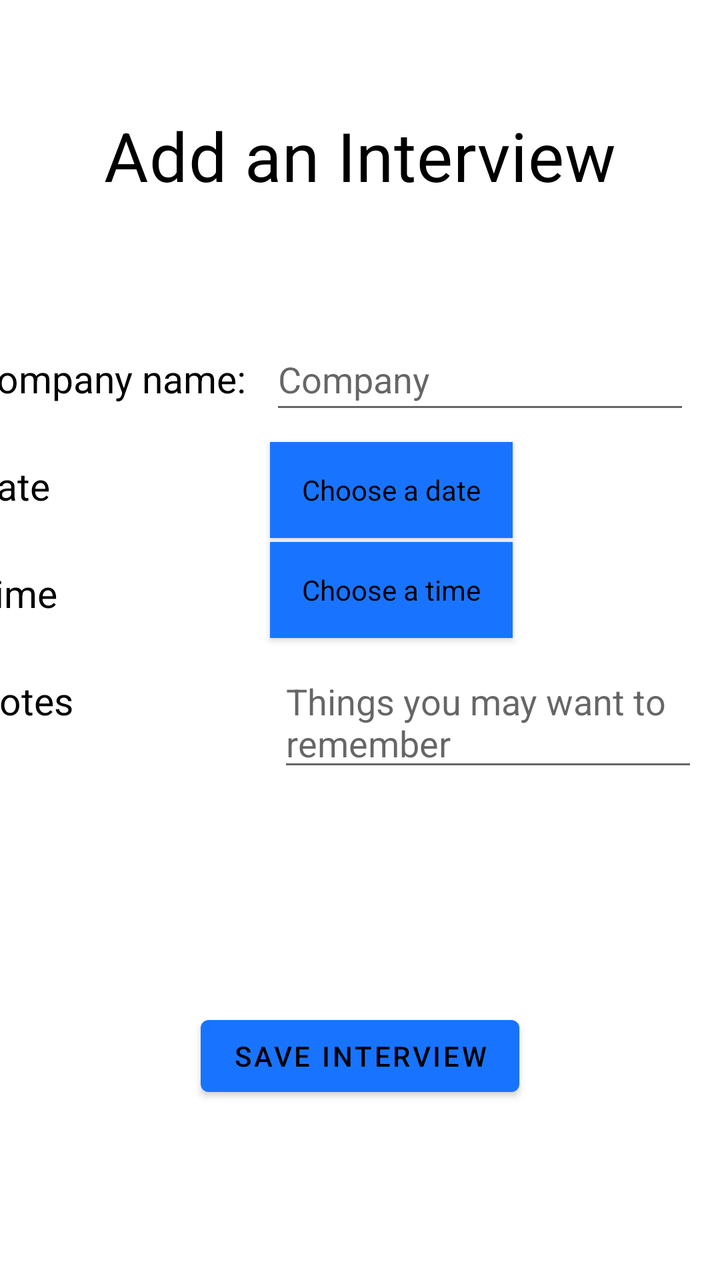
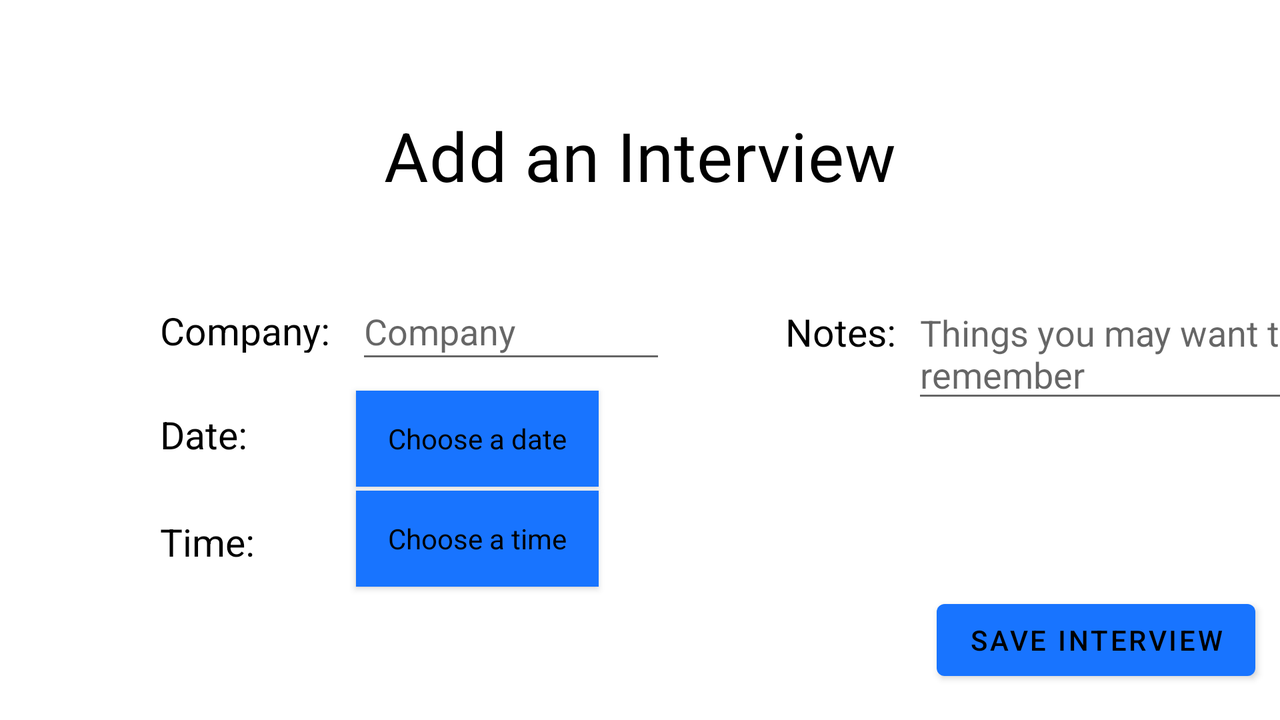

First picture: res/layout/ on a phone held upright. Second picture: the repository's own variant of that layout, on a device whose configuration matches the variant's folder. Source for both follows.
<!-- AndroidManifest.xml: application theme Theme.InterviewReminder -->
<!-- res/layout/fragment_add_interview.xml -->
<?xml version="1.0" encoding="utf-8"?>
<layout xmlns:app="http://schemas.android.com/apk/res-auto"
    xmlns:tools="http://schemas.android.com/tools"
    xmlns:android="http://schemas.android.com/apk/res/android">

    <data>
        <variable
            name="viewModel"
            type="com.achristson.interviewreminder.viewmodels.AddInterviewViewModel" />
    </data>

    <androidx.constraintlayout.motion.widget.MotionLayout
        android:layout_width="match_parent"
        app:layoutDescription="@xml/layout"
        android:layout_height="match_parent">

        <TextView
            android:id="@+id/add_interview_title"
            android:layout_width="wrap_content"
            android:layout_height="wrap_content"
            android:layout_marginTop="55dp"
            android:textColor="?colorOnPrimary"
            android:text="@string/add_interview_title"
            android:textAppearance="@style/TextAppearance.MaterialComponents.Headline4"
            app:layout_constraintEnd_toEndOf="parent"
            app:layout_constraintStart_toStartOf="parent"
            app:layout_constraintTop_toTopOf="parent" />

        <TextView
            android:id="@+id/conpany_name_label"
            android:layout_width="wrap_content"
            android:layout_height="wrap_content"
            android:layout_marginTop="68dp"
            android:textColor="?colorOnPrimary"
            android:padding="8dp"
            android:text="@string/company_name_label"
            android:textSize="19sp"
            app:layout_constraintEnd_toStartOf="@+id/guideline2"
            app:layout_constraintTop_toBottomOf="@+id/add_interview_title"
            tools:text="Company name: " />

        <Button
            android:id="@+id/date_picker_button"
            style="?spinnerStyle"
            android:layout_width="wrap_content"
            android:layout_height="wrap_content"
            android:background="?colorPrimary"
            android:text="@string/date_picker_text"
            android:textColor="?colorOnPrimary"
            app:layout_constraintBaseline_toBaselineOf="@+id/date_label"
            app:layout_constraintStart_toStartOf="@+id/guideline2" />

        <EditText
            android:id="@+id/company_name_value"
            android:layout_width="wrap_content"
            android:layout_height="wrap_content"
            android:ems="10"
            android:text="@{viewModel.company}"
            android:hint="@string/company_name_hint"
            android:inputType="textPersonName"
            android:minHeight="48dp"
            app:layout_constraintBaseline_toBaselineOf="@+id/conpany_name_label"
            app:layout_constraintStart_toEndOf="@+id/conpany_name_label" />

        <TextView
            android:id="@+id/date_label"
            android:layout_width="wrap_content"
            android:layout_height="wrap_content"
            android:layout_marginTop="12dp"
            android:textColor="?colorOnPrimary"
            android:padding="8dp"
            android:text="@string/date_label"
            android:textSize="19sp"
            app:layout_constraintStart_toStartOf="@+id/conpany_name_label"
            app:layout_constraintTop_toBottomOf="@+id/conpany_name_label" />

        <TextView
            android:id="@+id/time_label"
            android:layout_width="wrap_content"
            android:layout_height="wrap_content"
            android:layout_marginTop="12dp"
            android:textColor="?colorOnPrimary"
            android:padding="8dp"
            android:text="@string/time_label"
            android:textSize="19sp"
            app:layout_constraintStart_toStartOf="@+id/date_label"
            app:layout_constraintTop_toBottomOf="@+id/date_label" />

        <Button
            android:id="@+id/time_picker_button"
            style="?spinnerStyle"
            android:layout_width="wrap_content"
            android:layout_height="wrap_content"
            android:layout_marginTop="2dp"
            android:background="?colorPrimary"
            android:text="@string/time_picker_text"
            android:textColor="?colorOnPrimary"
            app:layout_constraintStart_toStartOf="@+id/guideline2"
            app:layout_constraintTop_toBottomOf="@+id/date_picker_button" />

        <TextView
            android:id="@+id/notes_label"
            android:layout_width="wrap_content"
            android:layout_height="wrap_content"
            android:layout_marginTop="12dp"
            android:padding="8dp"
            android:textColor="?colorOnPrimary"
            android:text="@string/notes_label"
            android:textSize="19sp"
            app:layout_constraintStart_toStartOf="@+id/time_label"
            app:layout_constraintTop_toBottomOf="@+id/time_label" />

        <EditText
            android:id="@+id/notes_value"
            android:layout_width="wrap_content"
            android:layout_height="wrap_content"
            android:layout_marginStart="4dp"
            android:ems="10"
            android:gravity="start|top"
            android:hint="@string/notes_hint"
            android:inputType="textMultiLine"
            android:minHeight="48dp"
            app:layout_constraintBaseline_toBaselineOf="@+id/notes_label"
            app:layout_constraintStart_toStartOf="@+id/guideline2" />

        <Button
            android:id="@+id/save_interview"
            android:layout_width="wrap_content"
            android:layout_height="wrap_content"
            android:text="@string/save_interview_button_text"
            android:textColor="?colorOnPrimary" />

        <androidx.constraintlayout.widget.Guideline
            android:id="@+id/guideline2"
            android:layout_width="wrap_content"
            android:layout_height="wrap_content"
            android:orientation="vertical"
            app:layout_constraintGuide_begin="135dp" />

    </androidx.constraintlayout.motion.widget.MotionLayout>
</layout>
<!-- resources referenced by this layout -->
<resources>
  <string name="add_interview_title">Add an Interview</string>
  <string name="company_name_hint">Company</string>
  <string name="company_name_label">Company:</string>
  <string name="date_label">Date:</string>
  <string name="date_picker_text">Choose a date</string>
  <string name="notes_hint">Things you may want to remember</string>
  <string name="notes_label">Notes:</string>
  <string name="save_interview_button_text">Save Interview</string>
  <string name="time_label">Time:</string>
  <string name="time_picker_text">Choose a time</string>
  <style name="Theme.InterviewReminder" parent="Theme.MaterialComponents.DayNight.NoActionBar">
          
          <item name="colorPrimary">@color/primaryColor</item>
          <item name="colorPrimaryVariant">@color/primaryLightColor</item>
          <item name="colorOnPrimary">@color/primaryTextColor</item>
          
          <item name="colorSecondary">@color/secondaryColor</item>
          <item name="colorSecondaryVariant">@color/secondaryLightColor</item>
          <item name="colorOnSecondary">@color/secondaryTextColor</item>
          
          <item name="android:statusBarColor" tools:targetApi="l">?attr/colorPrimaryVariant</item>
          
      </style>
  <color name="primaryColor">#1874ff</color>
  <color name="primaryLightColor">#6fa2ff</color>
  <color name="primaryTextColor">#000000</color>
  <color name="secondaryColor">#00e0ff</color>
  <color name="secondaryLightColor">#6dffff</color>
  <color name="secondaryTextColor">#000000</color>
</resources>
<!-- res/layout-land/fragment_add_interview.xml (the repository's variant of the layout above) -->
<!-- drawn on the phone turned sideways -->
<?xml version="1.0" encoding="utf-8"?>
<layout xmlns:app="http://schemas.android.com/apk/res-auto"
    xmlns:tools="http://schemas.android.com/tools"
    xmlns:android="http://schemas.android.com/apk/res/android">

    <data>
        <variable
            name="viewModel"
            type="com.achristson.interviewreminder.viewmodels.AddInterviewViewModel" />
    </data>

    <androidx.constraintlayout.motion.widget.MotionLayout
        android:layout_width="match_parent"
        app:layoutDescription="@xml/layout"
        android:layout_height="match_parent">

        <TextView
            android:id="@+id/add_interview_title"
            android:layout_width="wrap_content"
            android:layout_height="wrap_content"
            android:layout_marginTop="55dp"
            android:text="@string/add_interview_title"
            android:textAppearance="@style/TextAppearance.MaterialComponents.Headline4"
            android:textColor="?colorOnPrimary"
            app:layout_constraintEnd_toEndOf="parent"
            app:layout_constraintStart_toStartOf="parent"
            app:layout_constraintTop_toTopOf="parent" />

        <TextView
            android:id="@+id/conpany_name_label"
            android:layout_width="106dp"
            android:layout_height="40dp"
            android:layout_marginTop="44dp"
            android:padding="8dp"
            android:text="@string/company_name_label"
            android:textColor="?colorOnPrimary"
            android:textSize="19sp"
            app:layout_constraintEnd_toStartOf="@+id/guideline2"
            app:layout_constraintTop_toBottomOf="@+id/add_interview_title"
            tools:text="Company: " />

        <Button
            android:id="@+id/date_picker_button"
            style="?spinnerStyle"
            android:layout_width="wrap_content"
            android:layout_height="wrap_content"
            android:background="?colorPrimary"
            android:text="@string/date_picker_text"
            android:textColor="?colorOnPrimary"
            app:layout_constraintBaseline_toBaselineOf="@+id/date_label"
            app:layout_constraintStart_toStartOf="@+id/guideline2" />

        <EditText
            android:id="@+id/company_name_value"
            android:layout_width="155dp"
            android:layout_height="45dp"
            android:ems="10"
            android:hint="@string/company_name_hint"
            android:inputType="textPersonName"
            android:minHeight="48dp"
            android:text="@{viewModel.company}"
            app:layout_constraintBaseline_toBaselineOf="@+id/conpany_name_label"
            app:layout_constraintStart_toEndOf="@+id/conpany_name_label" />

        <TextView
            android:id="@+id/date_label"
            android:layout_width="wrap_content"
            android:layout_height="wrap_content"
            android:layout_marginTop="12dp"
            android:padding="8dp"
            android:text="@string/date_label"
            android:textColor="?colorOnPrimary"
            android:textSize="19sp"
            app:layout_constraintStart_toStartOf="@+id/conpany_name_label"
            app:layout_constraintTop_toBottomOf="@+id/conpany_name_label" />

        <TextView
            android:id="@+id/time_label"
            android:layout_width="wrap_content"
            android:layout_height="wrap_content"
            android:layout_marginTop="12dp"
            android:padding="8dp"
            android:text="@string/time_label"
            android:textColor="?colorOnPrimary"
            android:textSize="19sp"
            app:layout_constraintStart_toStartOf="@+id/date_label"
            app:layout_constraintTop_toBottomOf="@+id/date_label" />

        <Button
            android:id="@+id/time_picker_button"
            style="?spinnerStyle"
            android:layout_width="wrap_content"
            android:layout_height="wrap_content"
            android:layout_marginTop="2dp"
            android:background="?colorPrimary"
            android:text="@string/time_picker_text"
            android:textColor="?colorOnPrimary"
            app:layout_constraintStart_toStartOf="@+id/guideline2"
            app:layout_constraintTop_toBottomOf="@+id/date_picker_button" />

        <TextView
            android:id="@+id/notes_label"
            android:layout_width="wrap_content"
            android:layout_height="wrap_content"
            android:padding="8dp"
            android:text="@string/notes_label"
            android:textColor="?colorOnPrimary"
            android:textSize="19sp"
            app:layout_constraintBottom_toBottomOf="@+id/company_name_value"
            app:layout_constraintEnd_toStartOf="@+id/guideline5"
            app:layout_constraintHorizontal_bias="1.0"
            app:layout_constraintStart_toEndOf="@+id/company_name_value"
            app:layout_constraintTop_toTopOf="@+id/company_name_value"
            app:layout_constraintVertical_bias="1.0" />

        <EditText
            android:id="@+id/notes_value"
            android:layout_width="wrap_content"
            android:layout_height="wrap_content"
            android:ems="10"
            android:gravity="start|top"
            android:hint="@string/notes_hint"
            android:inputType="textMultiLine"
            android:minHeight="48dp"
            app:layout_constraintBaseline_toBaselineOf="@+id/notes_label"
            app:layout_constraintStart_toStartOf="@+id/guideline5" />

        <Button
            android:id="@+id/save_interview"
            android:layout_width="wrap_content"
            android:layout_height="wrap_content"
            android:layout_marginBottom="16dp"
            android:text="@string/save_interview_button_text"
            android:textColor="?colorOnPrimary"
            app:layout_constraintHorizontal_bias="0.835" />

        <androidx.constraintlayout.widget.Guideline
            android:id="@+id/guideline2"
            android:layout_width="wrap_content"
            android:layout_height="wrap_content"
            android:orientation="vertical"
            app:layout_constraintGuide_begin="178dp" />

        <androidx.constraintlayout.widget.Guideline
            android:id="@+id/guideline5"
            android:layout_width="wrap_content"
            android:layout_height="wrap_content"
            android:orientation="vertical"
            app:layout_constraintGuide_begin="456dp" />

    </androidx.constraintlayout.motion.widget.MotionLayout>
</layout>
